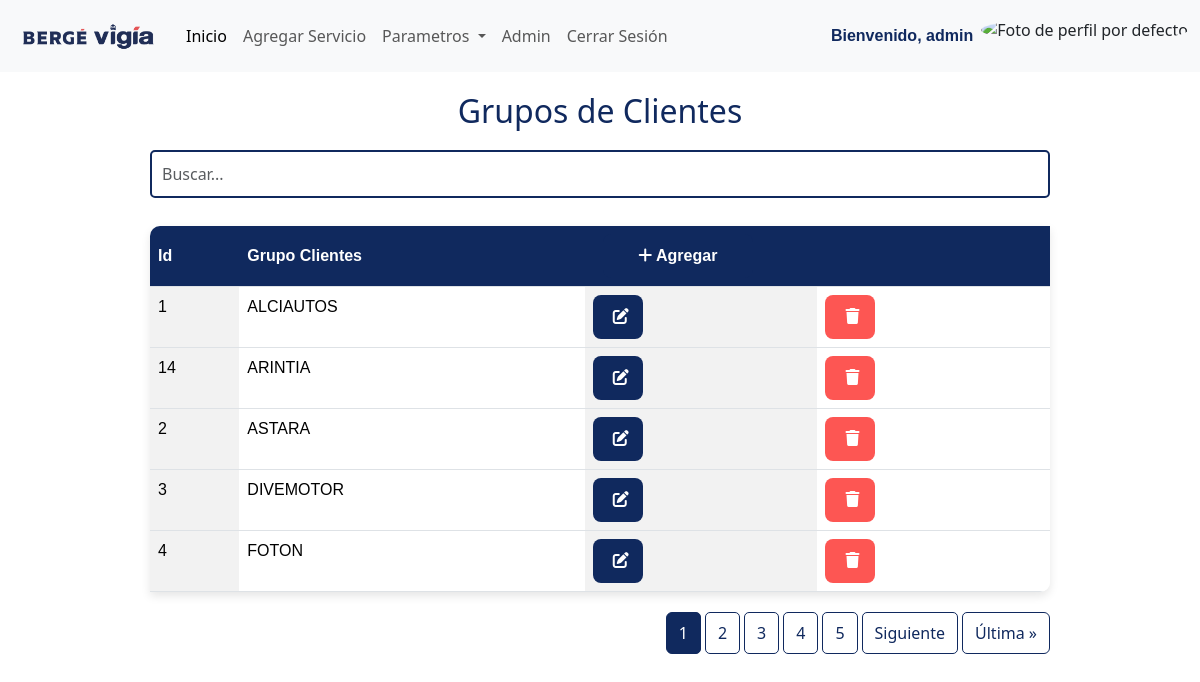
The page /grclientes (signed in) on the database its author committed.
### trazabilidad_cl/models.py (models this page shows, shortened)
class GrupoClientes(models.Model):
    grupocliente = models.CharField(verbose_name="Nombre Grupo",max_length=50, null=False, blank=False, unique=True)
    class Meta:
        ordering = ["grupocliente"]  # Ordena por nombre alfabéticamente
        verbose_name = 'Grupo Cliente'
        verbose_name_plural = 'Grupos Clientes'

### trazabilidad_cl/views.py (the view)
# urls.py: path('grclientes', list_grupoclientes.as_view(), name='Grupo Clientes'),
class list_grupoclientes(LoginRequiredMixin, ListView):
    model = GrupoClientes
    template_name = 'parametros/grclientes.html'
    login_url = '/login/'
    context_object_name = 'grclientes'
    paginate_by = 5
    def get_context_data(self, **kwargs):
        context = super().get_context_data(**kwargs)
        context['page_title'] = "Grupos de Clientes"  # Aquí defines el título de la página
        return context

### templates/parametros/grclientes.html (shortened to what this page needs)
{% extends 'base.html' %}
{% block contenido %}
    <h2>{{ page_title }}</h2>
    <div class="contenedor">
        <input type="text" id="filtroTabla" placeholder="Buscar..." class="form-control mb-2">
            <table class="table">
                <thead>
                    <tr>
                        <th>Id</th>
                        <th>Grupo Clientes</th>
                        {% if 'Operador' not in user.groups.all|join:', ' %}
                            <th colspan="2"><button class="btn btn-bevi" onclick="window.location.href='{% url 'CrearGrupoClientes' %}'" style="margin-left:10px; width: 150px;"><i class="fa-solid fa-plus"></i> Agregar</button></th>
                        {% endif %}
                        </tr>
                </thead>
                <tbody>
                    {% for clientes in grclientes %}
                        <tr>
                            <td>{{clientes.id}}</td>
                            <td>{{clientes.grupocliente}}</td>
                            {% if 'Operador' not in user.groups.all|join:', ' %}
                                <td><a href="{% url 'EditarGrupoClientes' pk=clientes.pk %}" class="btn btn-bevi" style="width:50px"><i class="fa-solid fa-pen-to-square"></i></a></td>
                                <td><a href="{% url 'EliminarGrupoClientes' pk=clientes.pk %}" class="btn btn-cancelar" style="width:50px"><i class="fa-solid fa-trash"></i></a></td>
                            {% endif %}
                        </tr>
                    {% endfor %}
                </tbody>
            </table>
            {% include 'pag.html' %}
        </div>
{% endblock %}

### templates/navbar.html (shortened to what this page needs)
{% load static %}
<nav class="navbar navbar-expand-lg bg-body-tertiary">
  <div class="container-fluid">
    <a class="navbar-brand" href="#">
      <img src="{% static 'img/logo_bevi.png' %}" alt="Logo Bevi" width="150">
    </a>
    <div class="collapse navbar-collapse" id="navbarSupportedContent">
      <ul class="navbar-nav me-auto mb-2 mb-lg-0">
        {% if user.is_authenticated %}
          <li class="nav-item">
            <a class="nav-link active" aria-current="page" href="#">Inicio</a>
          </li>
          <li class="nav-item">
            <a class="nav-link" href="#">Agregar Servicio</a>
          </li>
          <li class="nav-item dropdown">
            <a class="nav-link dropdown-toggle" href="#" role="button" data-bs-toggle="dropdown" aria-expanded="false">
              Parametros
            </a>
          </li>
          <li class="nav-item">
            <a class="nav-link" target="_blank" href="/admin">Admin</a>
          </li>
          <li class="nav-item">
            <a class="nav-link" href="{% url 'logout' %}">Cerrar Sesión</a>
          </li>
        {% else %}
          <li class="nav-item">
            <a class="nav-link" href="{% url 'login' %}">Iniciar Sesión</a>
          </li>
        {% endif %}
      </ul>
      {% if user.is_authenticated %}
        <ul class="navbar-nav ms-auto">
          <li class="nav-item">
            <span class="nav-link user-name">Bienvenido, <strong>{{ user.username }}</strong></span>
          </li>
          <li class="nav-item">
            {% if user.perfilUsuario.avatar %}
              <img src="{{ user.perfilUsuario.avatar.url }}" alt="Foto de perfil" class="rounded-circle" width="40" height="40">
            {% else %}
              <img src="{% static 'img/avatar.png' %}" alt="Foto de perfil por defecto" class="rounded-circle" width="40" height="40">
            {% endif %}
          </li>
        </ul>
      {% endif %}
    </div>
  </div>
</nav>

### static/css/estilos.css (style rules this page uses)
.user-name { color: #10295E !important; font-weight: bold; font-family: 'Trebuchet MS', 'Lucida Sans Unicode', 'Lucida Grande', 'Lucida Sans', Arial, sans-serif; }
h2 { margin-top: 20px; text-align: center; color: #10295e; }
.contenedor { display: flex; flex-direction: column; align-items: center; margin-top: 20px; }
.table thead th { background-color: #10295E !important; color: white !important; font-weight: bold; text-align: left; vertical-align: middle; }
.table tbody td:nth-child(odd) { background-color: #f2f2f2; }
.table { width: 75%; border-collapse: collapse; margin: 20px 0; font-family: 'Trebuchet MS', 'Lucida Sans Unicode', 'Lucida Grande', 'Lucida Sans', Arial, sans-serif; font-size: 16px; text-align: left; background-color: white; box-shadow: 0px 4px 10px rgba(0, 0, 0, 0.1); border-radius: 10px 0 10px 0; overflow: hidden; }
body { background-image: url('https://www.bergevigia.com/wp-content/uploads/2023/03/slider_home_01.jpg'); background-size: cover; background-position: center; background-repeat: no-repeat; }
.btn-bevi { background-color: #10295e; color: white; border: none; border-radius: 8px; font-family: 'Trebuchet MS', 'Lucida Sans Unicode', 'Lucida Grande', 'Lucida Sans', Arial, sans-serif; font-size: 16px; font-weight: bold; padding: 10px 20px; width: 60%; transition: all 0.3s ease-in-out; }
.btn-cancelar { background-color: #FD5653; color: white; border: none; border-radius: 8px; font-family: 'Trebuchet MS', 'Lucida Sans Unicode', 'Lucida Grande', 'Lucida Sans', Arial, sans-serif; font-size: 16px; font-weight: bold; padding: 10px 20px; width: 40%; transition: all 0.3s ease-in-out; }
#filtroTabla { width: 75%; padding: 10px; font-size: 16px; border: 2px solid #10295E; border-radius: 5px; outline: none; }

### rows shown on the page
GrupoClientes: id "1", grupocliente "ALCIAUTOS"
GrupoClientes: id "14", grupocliente "ARINTIA"
GrupoClientes: id "2", grupocliente "ASTARA"
GrupoClientes: id "3", grupocliente "DIVEMOTOR"
GrupoClientes: id "4", grupocliente "FOTON"

### other values the page prints
{{ user.username }} "admin"
{{ page_title }} "Grupos de Clientes"
{{ num }} "1" "2" "3" "4" "5"
